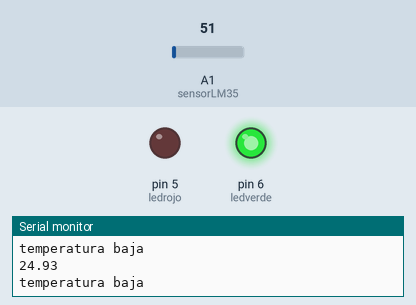
Recording of a sketch running on a simulated Arduino Uno, built with avr-gcc and run on an emulated ATmega328P. On the bench: output pins drawn as LEDs (lit = HIGH), the last lines printed to the serial monitor. The inputs (shaded band) are chosen by the test bench; at power-on: A1 (sensorLM35) = 51.

Above: at 1.8 s.
1.9 s: A1 (sensorLM35) set to 78
3.7 s: A1 (sensorLM35) set to 86
At 4.9 s:
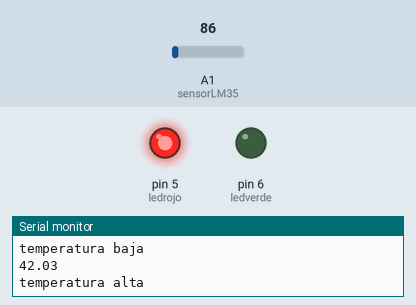
6.0 s: A1 (sensorLM35) set to 71
At 7.7 s:
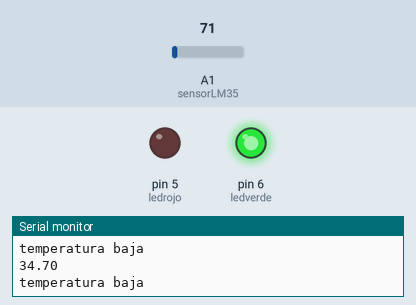
8.0 s: A1 (sensorLM35) set to 112
At 9.3 s:
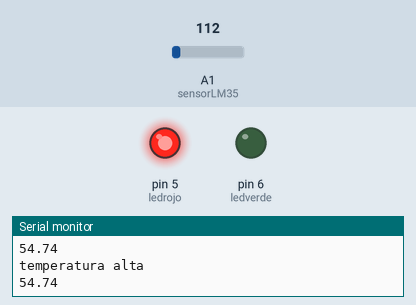
Timing chart, 0 to 11.0 s (numbered marks = the images above; inputs shaded):
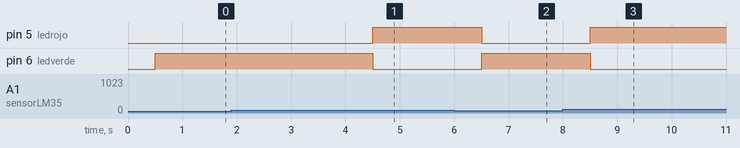

Measured:
- the behaviour switches between 81 and 82 on A1 (sensorLM35) (found by bisection; images 0 and 1)
- after the input at 3.7 s, pin 5 (ledrojo): LOW → HIGH after 0.80 s; pin 6 (ledverde): HIGH → LOW after 0.80 s
- after the input at 6.0 s, pin 5 (ledrojo): HIGH → LOW after 0.51 s; pin 6 (ledverde): LOW → HIGH after 0.51 s
- after the input at 8.0 s, pin 5 (ledrojo): LOW → HIGH after 0.51 s; pin 6 (ledverde): HIGH → LOW after 0.51 s

The sketch:

LECTURA_LM35.ino
```cpp
int sensorLM35 =A1;
int ledrojo=5;
int ledverde=6;
void setup() {
 Serial.begin(9600);
 pinMode(sensorLM35,INPUT);
 pinMode(ledrojo,OUTPUT);
 pinMode(ledverde,OUTPUT);
}

void loop() {
  int valor =analogRead(sensorLM35);
  float milivolts =(valor/1023.0)*5000;
  float centigrados =milivolts/10;
  Serial.println(centigrados);
  delay(500);
  if(centigrados>40){
     Serial.println("temperatura alta");
     digitalWrite(ledverde,LOW);
     digitalWrite(ledrojo,HIGH);
     delay(500);
    }else{
      Serial.println("temperatura baja");
      digitalWrite(ledrojo,LOW);
      digitalWrite(ledverde,HIGH);
      delay(500);
      }
}
```
